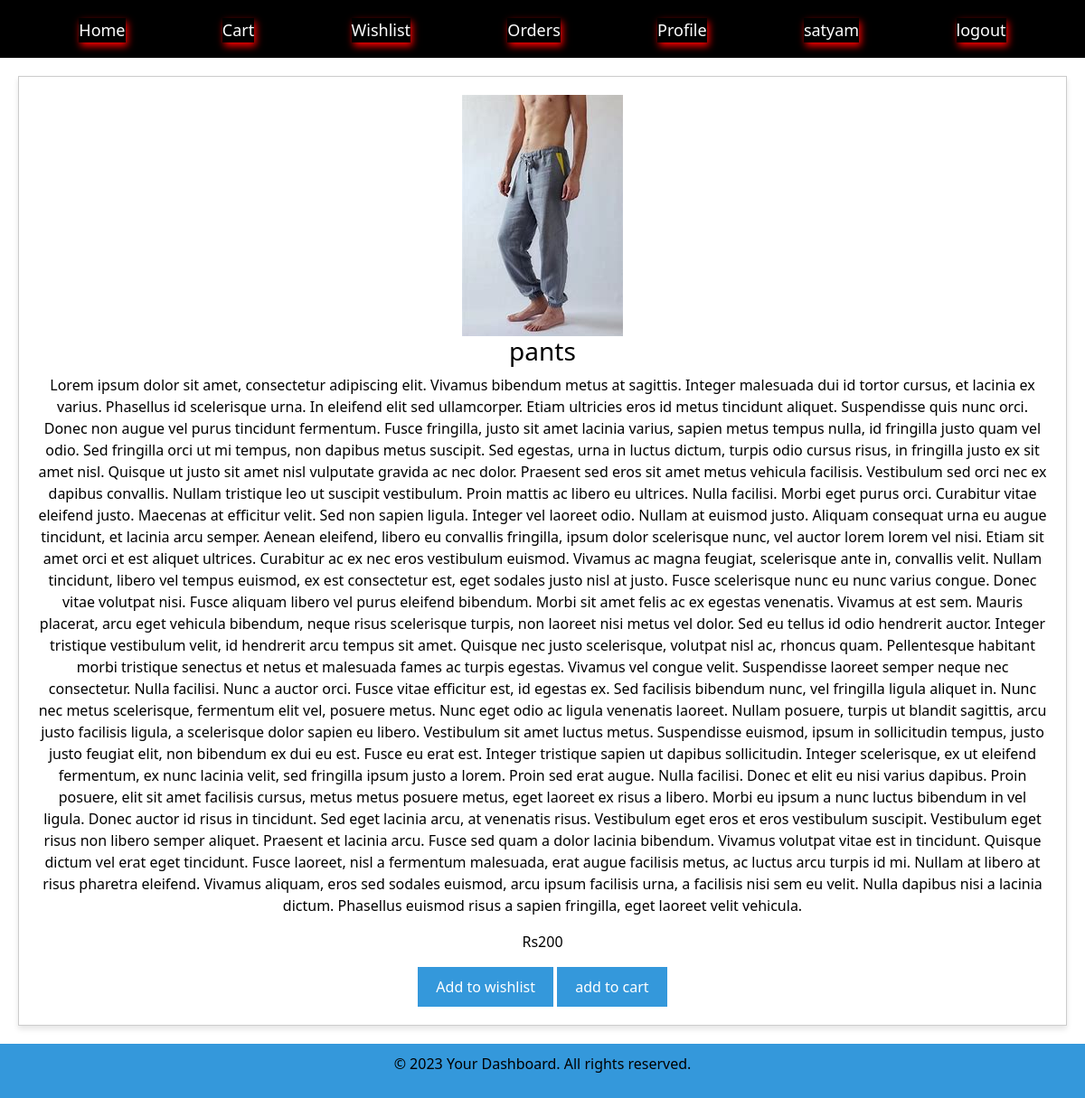
The app's page /details/5/ (signed in) with its own data.
### ecom/models.py (models this page shows, shortened)
class Items(models.Model):
    title=models.CharField(max_length=100)
    sell_price=models.IntegerField()
    description=models.TextField()
    image=models.ImageField(upload_to='images/')
    category=models.CharField(choices=cate,max_length=100,default='')

### ecom/views.py (the view)
# urls.py: path('details/<int:id>/',views.details,name='details'),
@login_required
def details(request,id):
    context={}
    context['item']=get_object_or_404(Items, id=id)
    return render (request,'productDetails.html',context)

### templates/productDetails.html (shortened to what this page needs)
{% extends "base.html" %}
{%load static%}
{%block content%}
        <section class="product-section">
            <img src="{{item.image.url}}" >
            <h3>{{item.title}}</h3>
            <p>{{item.description}}</p>
            <p>Rs{{item.sell_price}}</p>
            <button class="addwish">Add to wishlist</button>
            <button class="addCart">add to cart</button>
        </section>
{% endblock %}

### templates/base.html (shortened to what this page needs)
{% load static %}
<!DOCTYPE html>
<html>
<head>
    <link rel="stylesheet" type="text/css" href="{% static 'css/styles.css' %}">
    <link href="https://cdn.jsdelivr.net/npm/bootstrap@5.1.3/dist/css/bootstrap.min.css" rel="stylesheet">
</head>
<body>
    {% block navbar %}
    <header>
        <nav>
            <ul>
                <li class="box-shadow"><a href="/dashboard">Home</a></li>
                <li class="box-shadow"><a href="/showCart">Cart</a></li>
                <li class="box-shadow"><a href="/wishlist">Wishlist</a></li>
                <li class="box-shadow"><a href="/order">Orders</a></li>
                <li class="box-shadow"><a href="/profile">Profile</a></li>
                {%if request.user is not none%}
                <li class="box-shadow"><a href="/profile">{{request.user}}</a></li>
                <li class="box-shadow"><a href="/logout">logout</a></li>
               {% else %}
               <li class="box-shadow"><a href="/profile">login||sign up</a></li>
               {%endif%}
            </ul>
        </nav>
    </header>
    {% endblock %}
    <main style="height:100%">
        {% block content %}{% endblock %}
    </main>
    {% block footer %}
    <footer>
        <p>&copy; 2023 Your Dashboard. All rights reserved.</p>
    </footer>
    {% endblock %}
</body>
</html>

### static/css/styles.css (style rules this page uses)
header { background-color: #3498db; padding: 10px 0; }
nav ul { list-style: none; margin: 0; padding: 0; text-align: center; }
nav ul li { display: inline; margin: 0 20px; }
nav a { color: white; text-decoration: none; }
.product-section { border: 1px solid #ccc; padding: 20px; text-align: center; margin: 20px; }
.product-section img { max-width: 100%; height: auto; }
footer { background-color: #3498db; color: white; text-align: center; padding: 10px 0; }
.product-section { border: 1px solid #ccc; padding: 20px; text-align: center; margin: 20px; box-shadow: 0 4px 6px rgba(0, 0, 0, 0.1); }
body { font-family: Arial, sans-serif; margin: 0; padding: 0; }
header { background-color: #333; color: #fff; padding: 10px 0; text-align: center; }
* { color: black; }
button { background-color: #3498db; color: #fff; border: none; padding: 10px 20px; margin-top: 10px; cursor: pointer; }
header { background-color: black; }
body { font-family: Arial, sans-serif; background-color: #f4f4f4; margin: 0; font: bold; padding: 0; }
* { margin: 0; padding: 0; }
header { background-color: black; color:white; height: 8vh; }
nav ul { padding-top: 10px; display: flex; justify-content: space-evenly; background-color: black; }
nav ul li { font-size: large; list-style: none; }
a { text-decoration: none; color:white; }
.box-shadow { box-shadow: 2px 4px 8px red; }

### records on screen
Items: image (picture), title "pants", description "Lorem ipsum dolor sit amet, consectetur adipiscing elit. Vivamus bibendum metus at sagittis. Integer malesuada dui id tortor cursus, et lacinia ex varius. Phasellus id scelerisque urna. In eleifend elit sed ullamcorper. Etiam ultricies eros id metus tincidunt aliquet. Suspendisse quis nunc orci. Donec non augue vel purus tincidunt fermentum. Fusce fringilla, justo sit amet lacinia varius, sapien metus tempus nulla, id fringilla justo quam vel odio. Sed fringilla orci ut mi tempus, non dapibus metus suscipit. Sed egestas, urna in luctus dictum, turpis odio cursus risus, in fringilla justo ex sit amet nisl. Quisque ut justo sit amet nisl vulputate gravida ac nec dolor. Praesent sed eros sit…", sell_price "200"

### other values on screen
{{ request.user }} "satyam"
